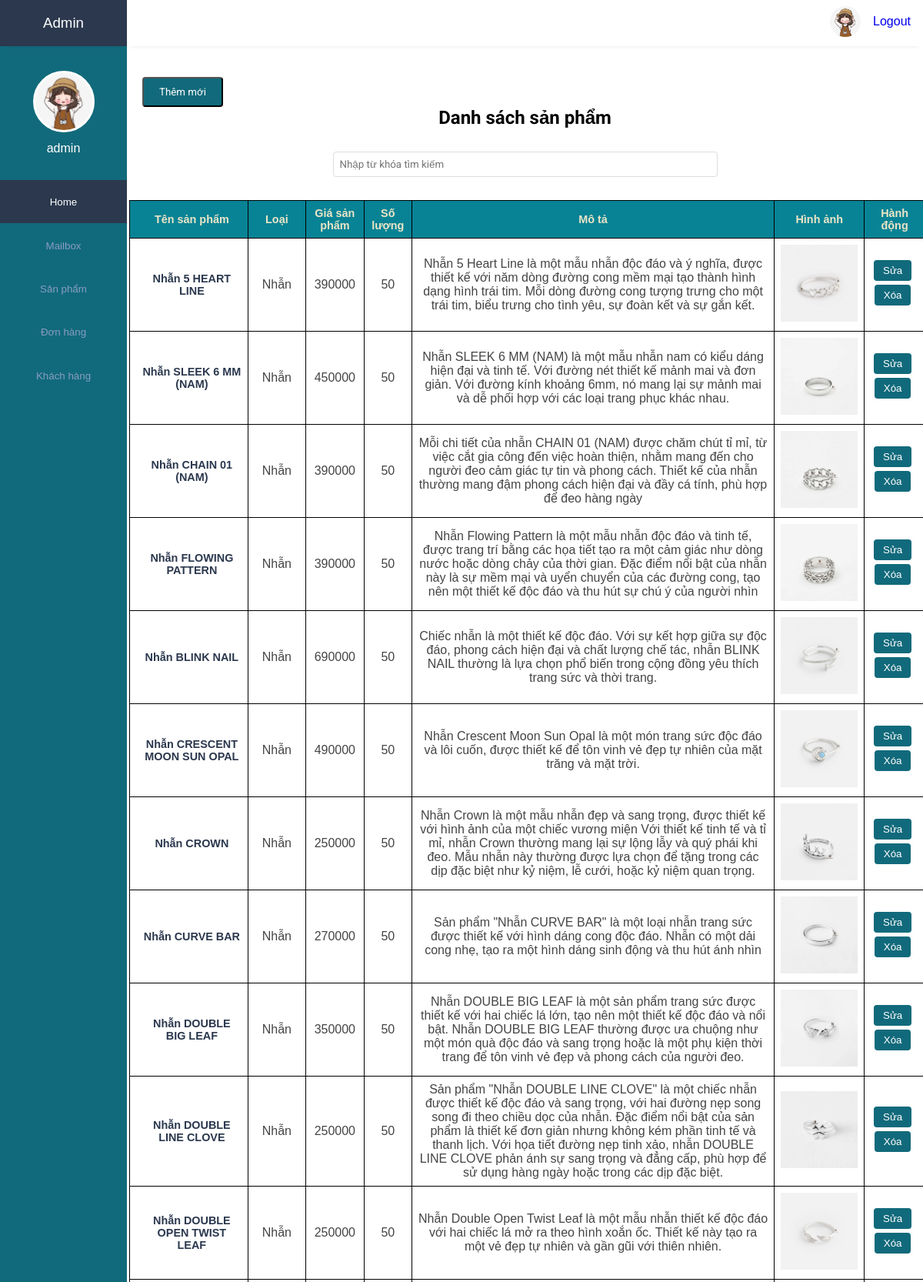
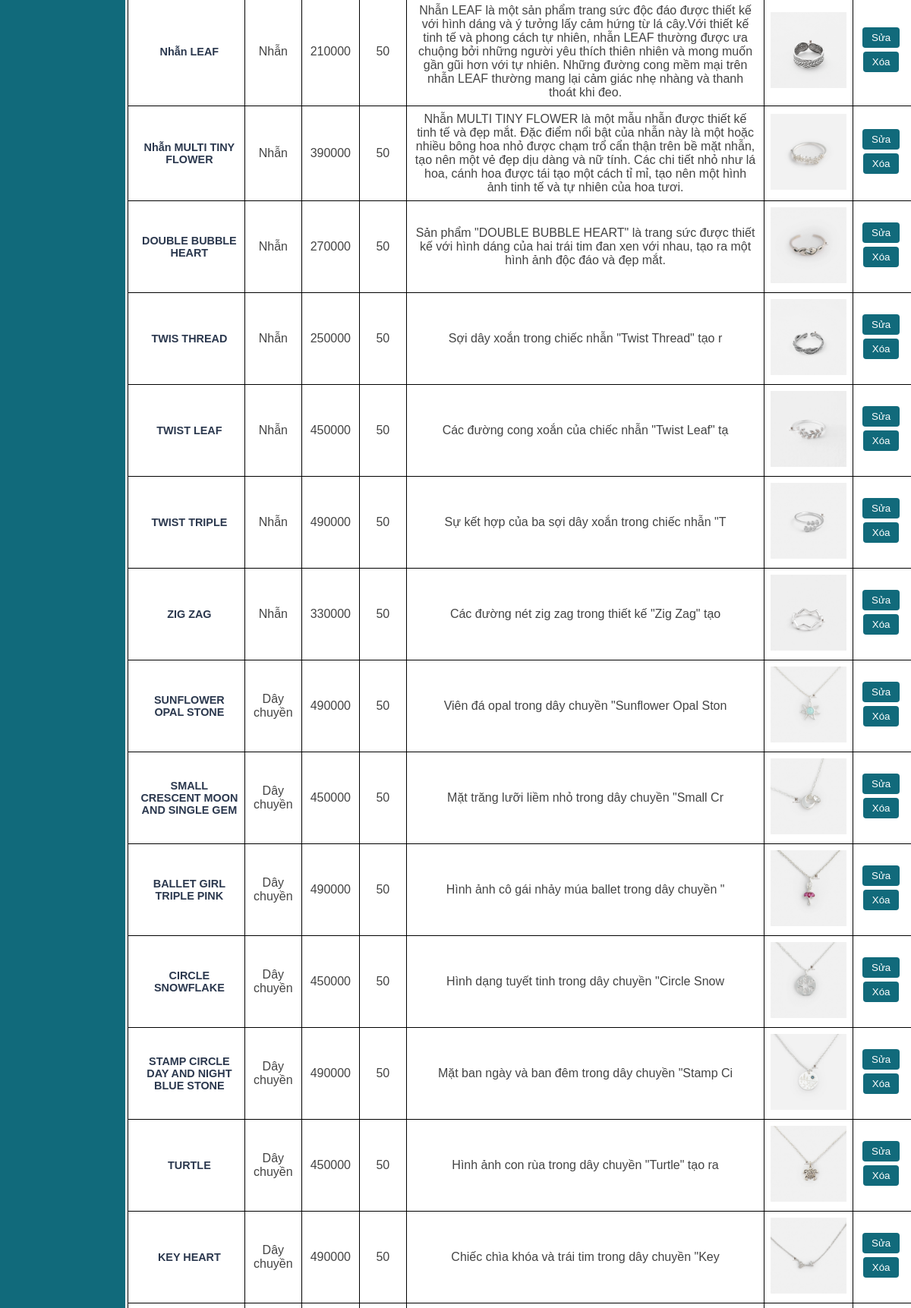
/admin/index.php?act=view_product (signed in, upper part), run on the app's committed database (2 pictures, top to bottom).
### tables this page shows
CREATE TABLE `products` (
  `id` int(10) NOT NULL,
  `name` varchar(50) NOT NULL,
  `qty` int(20) NOT NULL,
  `price` int(20) NOT NULL,
  `method` varchar(500) NOT NULL,
  `image` varchar(50) NOT NULL,
  `id_type` int(10) NOT NULL
);

CREATE TABLE `type` (
  `id` int(10) NOT NULL,
  `name_type` varchar(50) NOT NULL
);

### admin/view/view_sanpham.php (the view, shortened to what this page needs)
<main>
    <div class="dssp">
        <a href="../admin/index.php?act=qlsanpham"><button class="add_button">Thêm mới</button></a>
        <h2>Danh sách sản phẩm</h2>
        <div class="search-bar">
            <input type="text" class="search-input" placeholder="Nhập từ khóa tìm kiếm">
        </div>
        <table>
            <thead>
                <tr>
                    <th>Tên sản phẩm</th>
                    <th>Loại</th>
                    <th>Giá sản phẩm</th>
                    <th>Số lượng</th>
                    <th>Mô tả</th>
                    <th>Hình ảnh</th>
                    <th>Hành động</th>
                </tr>
            </thead>
                <?php
                    $conn = mysqli_connect("localhost","root","","dbtrangsuc");
                    $sql = "SELECT products.*, type.name_type FROM products INNER JOIN type ON products.id_type = type.id";
                    $result=mysqli_query($conn,$sql);
                    while($row=mysqli_fetch_assoc($result)){
                        $name_product = $row['name'];
                        $qty_product = $row['qty'];
                        $price_product = $row['price'];
                        $method_product = $row['method'];
                        $type_product = $row['name_type'];
                ?>
                <tbody>
                    <tr>
                        <td><?php echo $name_product ?></td>
                        <td><?php echo $type_product ?></td>
                        <td><?php echo $price_product ?></td>
                        <td><?php echo $qty_product ?></td>
                        <td><?php echo $method_product ?></td>
                        <td><img src="<?php echo '../admin/update_img/' . $row['image']; ?>" alt="Hình ảnh sản phẩm"></td>
                        <td>
                            <a href="view/edit_product.php?edit_id=<?php echo $row['id'];?>"><button class="edit-button">Sửa</button></a>
                            <a href="view/delete_product.php?delete_id=<?php echo $row['id'];?>"><button class="delete-button">Xóa</button></a>
                        </td>
                    </tr>
                </tbody>
                <?php
                    }
                ?>
        </table>
    </div>
</main>

### public/css/admin.css (style rules this page uses)
:root { --main-color: #2B384E; --color-dark: #116A7B; --text-grey: #B0B0B0; }
* { margin: 0; padding: 0; text-decoration: none; list-style-type: none; box-sizing: border-box; font-family: 'Merriweather', sans-serif; }
main { margin-top: 60px; }
input, button, select { outline: none; }
table { border-collapse: collapse; }
table thead tr { background: #e9edf2; }
table thead th { padding: 1rem 0rem; text-align: left; color: #444; font-size: .9rem; }
table thead th:first-child { padding-left: 1rem; }
table tbody td { padding: 1rem 0rem; color: #444; }
table tbody td:first-child { padding-left: 1rem; color: var(--main-color); font-weight: 600; font-size: .9rem; }
table tbody tr { border-bottom: 1px solid #dee2e8; }

### admin/view/view_sanpham.php (style rules this page uses)
.dssp { margin-top: 100px; font-family: 'Roboto', sans-serif; }
.dssp h2 { text-align: center; margin-bottom: 30px; font-family: 'Roboto', sans-serif; }
.dssp .search-bar { margin-bottom: 30px; display: flex; justify-content: center; align-items: center; }
.dssp .search-input { width: 500px; padding: 8px; border: 1px solid #ddd; border-radius: 4px; font-family: 'Roboto', sans-serif; }
.dssp table { width: 100%; border-collapse: collapse; margin-left: 3px; }
.dssp th, .dssp td { padding: 8px; text-align: center; border: 1px solid black; }
.dssp th { background-color: #088395; color: #ECE5C7 ; }
.dssp .edit-button, .dssp .delete-button { padding: 6px 12px; background-color: #116A7B; color: white; border: none; border-radius: 4px; cursor: pointer; margin-right: 5px; margin-bottom: 5px; }
.add_button { padding: 10px 20px; background-color: #116A7B; color: white; border-radius: 4px; cursor: pointer; margin-left: 20px; font-family: 'Roboto', sans-serif; }
img { width: 100px; height: 100px; }

### data on the page
products: name "Nhẫn 5 HEART LINE", id_type.name_type "Nhẫn", price "390000", qty "50", method "Nhẫn 5 Heart Line là một mẫu nhẫn độc đáo và ý nghĩa, được thiết kế với năm dòng đường cong mềm mại tạo thành hình dạng hình trái tim. Mỗi dòng đường cong tượng trưng cho một trái tim, biểu trưng cho tình yêu, sự đoàn kết và sự gắn kết.", image (picture)
products: name "Nhẫn SLEEK 6 MM (NAM)", id_type.name_type "Nhẫn", price "450000", qty "50", method "Nhẫn SLEEK 6 MM (NAM) là một mẫu nhẫn nam có kiểu dáng hiện đại và tinh tế. Với đường nét thiết kế mảnh mai và đơn giản. Với đường kính khoảng 6mm, nó mang lại sự mảnh mai và dễ phối hợp với các loại trang phục khác nhau.", image (picture)
products: name "Nhẫn CHAIN 01 (NAM)", id_type.name_type "Nhẫn", price "390000", qty "50", method "Mỗi chi tiết của nhẫn CHAIN 01 (NAM) được chăm chút tỉ mỉ, từ việc cắt gia công đến việc hoàn thiện, nhằm mang đến cho người đeo cảm giác tự tin và phong cách. Thiết kế của nhẫn thường mang đậm phong cách hiện đại và đầy cá tính, phù hợp để đeo hàng ngày", image (picture)
products: name "Nhẫn FLOWING PATTERN", id_type.name_type "Nhẫn", price "390000", qty "50", method "Nhẫn Flowing Pattern là một mẫu nhẫn độc đáo và tinh tế, được trang trí bằng các họa tiết tạo ra một cảm giác như dòng nước hoặc dòng chảy của thời gian. Đặc điểm nổi bật của nhẫn này là sự mềm mại và uyển chuyển của các đường cong, tạo nên một thiết kế độc đáo và thu hút sự chú ý của người nhìn", image (picture)
products: name "Nhẫn BLINK NAIL", id_type.name_type "Nhẫn", price "690000", qty "50", method "Chiếc nhẫn là một thiết kế độc đáo. Với sự kết hợp giữa sự độc đáo, phong cách hiện đại và chất lượng chế tác, nhẫn BLINK NAIL thường là lựa chọn phổ biến trong cộng đồng yêu thích trang sức và thời trang.", image (picture)
products: name "Nhẫn CRESCENT MOON SUN OPAL", id_type.name_type "Nhẫn", price "490000", qty "50", method "Nhẫn Crescent Moon Sun Opal là một món trang sức độc đáo và lôi cuốn, được thiết kế để tôn vinh vẻ đẹp tự nhiên của mặt trăng và mặt trời.", image (picture)
products: name "Nhẫn CROWN", id_type.name_type "Nhẫn", price "250000", qty "50", method "Nhẫn Crown là một mẫu nhẫn đẹp và sang trọng, được thiết kế với hình ảnh của một chiếc vương miện Với thiết kế tinh tế và tỉ mỉ, nhẫn Crown thường mang lại sự lộng lẫy và quý phái khi đeo. Mẫu nhẫn này thường được lựa chọn để tặng trong các dịp đặc biệt như kỷ niệm, lễ cưới, hoặc kỷ niệm quan trọng.", image (picture)
products: name "Nhẫn CURVE BAR", id_type.name_type "Nhẫn", price "270000", qty "50", method "Sản phẩm \"Nhẫn CURVE BAR\" là một loại nhẫn trang sức được thiết kế với hình dáng cong độc đáo. Nhẫn có một dải cong nhẹ, tạo ra một hình dáng sinh động và thu hút ánh nhìn", image (picture)
products: name "Nhẫn DOUBLE BIG LEAF", id_type.name_type "Nhẫn", price "350000", qty "50", method "Nhẫn DOUBLE BIG LEAF là một sản phẩm trang sức được thiết kế với hai chiếc lá lớn, tạo nên một thiết kế độc đáo và nổi bật. Nhẫn DOUBLE BIG LEAF thường được ưa chuộng như một món quà độc đáo và sang trọng hoặc là một phụ kiện thời trang để tôn vinh vẻ đẹp và phong cách của người đeo.", image (picture)
products: name "Nhẫn DOUBLE LINE CLOVE", id_type.name_type "Nhẫn", price "250000", qty "50", method "Sản phẩm \"Nhẫn DOUBLE LINE CLOVE\" là một chiếc nhẫn được thiết kế độc đáo và sang trọng, với hai đường nẹp song song đi theo chiều dọc của nhẫn. Đặc điểm nổi bật của sản phẩm là thiết kế đơn giản nhưng không kém phần tinh tế và thanh lịch. Với họa tiết đường nẹp tinh xảo, nhẫn DOUBLE LINE CLOVE phản ánh sự sang trọng và đẳng cấp, phù hợp để sử dụng hàng ngày hoặc trong các dịp đặc biệt.", image (picture)
products: name "Nhẫn DOUBLE OPEN TWIST LEAF", id_type.name_type "Nhẫn", price "250000", qty "50", method "Nhẫn Double Open Twist Leaf là một mẫu nhẫn thiết kế độc đáo với hai chiếc lá mở ra theo hình xoắn ốc. Thiết kế này tạo ra một vẻ đẹp tự nhiên và gần gũi với thiên nhiên.", image (picture)
products: name "Nhẫn LEAF", id_type.name_type "Nhẫn", price "210000", qty "50", method "Nhẫn LEAF là một sản phẩm trang sức độc đáo được thiết kế với hình dáng và ý tưởng lấy cảm hứng từ lá cây.Với thiết kế tinh tế và phong cách tự nhiên, nhẫn LEAF thường được ưa chuộng bởi những người yêu thích thiên nhiên và mong muốn gần gũi hơn với tự nhiên. Những đường cong mềm mại trên nhẫn LEAF thường mang lại cảm giác nhẹ nhàng và thanh thoát khi đeo.", image (picture)
products: name "Nhẫn MULTI TINY FLOWER", id_type.name_type "Nhẫn", price "390000", qty "50", method "Nhẫn MULTI TINY FLOWER là một mẫu nhẫn được thiết kế tinh tế và đẹp mắt. Đặc điểm nổi bật của nhẫn này là một hoặc nhiều bông hoa nhỏ được chạm trổ cẩn thận trên bề mặt nhẫn, tạo nên một vẻ đẹp dịu dàng và nữ tính. Các chi tiết nhỏ như lá hoa, cánh hoa được tái tạo một cách tỉ mỉ, tạo nên một hình ảnh tinh tế và tự nhiên của hoa tươi.", image (picture)
products: name "DOUBLE BUBBLE HEART", id_type.name_type "Nhẫn", price "270000", qty "50", method "Sản phẩm \"DOUBLE BUBBLE HEART\" là trang sức được thiết kế với hình dáng của hai trái tim đan xen với nhau, tạo ra một hình ảnh độc đáo và đẹp mắt.", image (picture)
products: name "TWIS THREAD", id_type.name_type "Nhẫn", price "250000", qty "50", method "Sợi dây xoắn trong chiếc nhẫn \"Twist Thread\" tạo r", image (picture)
products: name "TWIST LEAF", id_type.name_type "Nhẫn", price "450000", qty "50", method "Các đường cong xoắn của chiếc nhẫn \"Twist Leaf\" tạ", image (picture)
products: name "TWIST TRIPLE", id_type.name_type "Nhẫn", price "490000", qty "50", method "Sự kết hợp của ba sợi dây xoắn trong chiếc nhẫn \"T", image (picture)
products: name "ZIG ZAG", id_type.name_type "Nhẫn", price "330000", qty "50", method "Các đường nét zig zag trong thiết kế \"Zig Zag\" tạo", image (picture)
products: name "SUNFLOWER OPAL STONE", id_type.name_type "Dây chuyền", price "490000", qty "50", method "Viên đá opal trong dây chuyền \"Sunflower Opal Ston", image (picture)
products: name "SMALL CRESCENT MOON AND SINGLE GEM", id_type.name_type "Dây chuyền", price "450000", qty "50", method "Mặt trăng lưỡi liềm nhỏ trong dây chuyền \"Small Cr", image (picture)
products: name "BALLET GIRL TRIPLE PINK", id_type.name_type "Dây chuyền", price "490000", qty "50", method "Hình ảnh cô gái nhảy múa ballet trong dây chuyền \"", image (picture)
products: name "CIRCLE SNOWFLAKE", id_type.name_type "Dây chuyền", price "450000", qty "50", method "Hình dạng tuyết tinh trong dây chuyền \"Circle Snow", image (picture)
products: name "STAMP CIRCLE DAY AND NIGHT BLUE STONE", id_type.name_type "Dây chuyền", price "490000", qty "50", method "Mặt ban ngày và ban đêm trong dây chuyền \"Stamp Ci", image (picture)
products: name "TURTLE", id_type.name_type "Dây chuyền", price "450000", qty "50", method "Hình ảnh con rùa trong dây chuyền \"Turtle\" tạo ra", image (picture)
products: name "KEY HEART", id_type.name_type "Dây chuyền", price "490000", qty "50", method "Chiếc chìa khóa và trái tim trong dây chuyền \"Key", image (picture)

### other printed values
$_SESSION['admin_name'] "admin"
